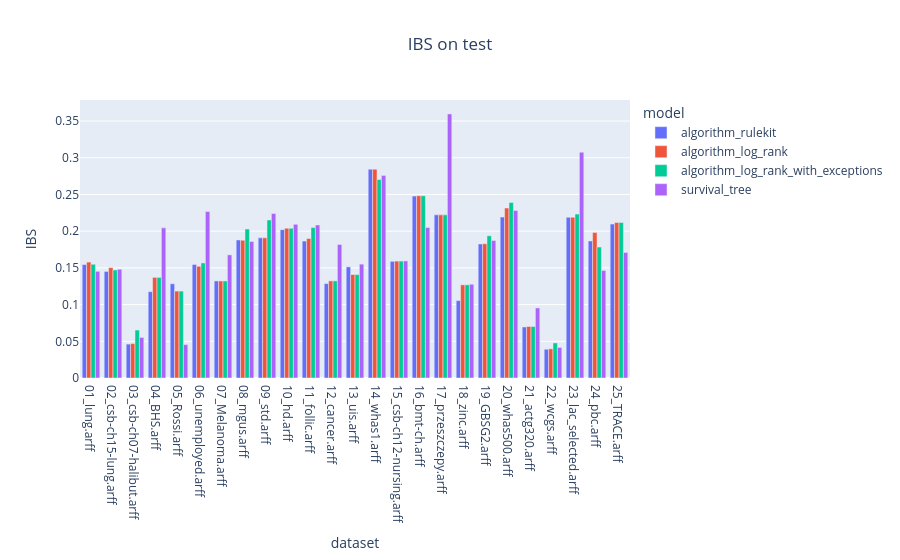

The code cell stored with this chart in its notebook:
### Markdown cell above
#### IBS on test

### Code cell
plot_box(results_df, "ibs_test", title='IBS on test', y_axis="IBS")

### Figure 1 — Plotly figure (JSON) as saved in the notebook; plotly's stock layout.template omitted (floating-point values rounded to 4 significant figures)
{"data": [{"alignmentgroup": "True", "hovertemplate": "model=algorithm_rulekit<br>dataset=%{x}<br>ibs_test=%{y}<extra></extra>", "legendgroup": "algorithm_rulekit", "marker": {"color": "#636efa", "pattern": {"shape": ""}}, "name": "algorithm_rulekit", "offsetgroup": "algorithm_rulekit", "orientation": "v", "showlegend": true, "textposition": "outside", "type": "bar", "x": ["01_lung.arff", "02_csb-ch15-lung.arff", "03_csb-ch07-halibut.arff", "04_BHS.arff", "05_Rossi.arff", "06_unemployed.arff", "07_Melanoma.arff", "08_mgus.arff", "09_std.arff", "10_hd.arff", "11_follic.arff", "12_cancer.arff", "13_uis.arff", "14_whas1.arff", "15_csb-ch12-nursing.arff", "16_bmt-ch.arff", "17_przeszczepy.arff", "18_zinc.arff", "19_GBSG2.arff", "20_whas500.arff", "21_actg320.arff", "22_wcgs.arff", "23_lac_selected.arff", "24_pbc.arff", "25_TRACE.arff"], "xaxis": "x", "y": [0.1546, 0.1452, 0.04616, 0.1176, 0.1284, 0.1546, 0.1322, 0.188, 0.1909, 0.202, 0.1865, 0.1286, 0.1514, 0.2845, 0.1589, 0.2478, 0.2222, 0.1054, 0.1826, 0.2192, 0.0695, 0.03913, 0.2189, 0.1867, 0.2096], "yaxis": "y"}, {"alignmentgroup": "True", "hovertemplate": "model=algorithm_log_rank<br>dataset=%{x}<br>ibs_test=%{y}<extra></extra>", "legendgroup": "algorithm_log_rank", "marker": {"color": "#EF553B", "pattern": {"shape": ""}}, "name": "algorithm_log_rank", "offsetgroup": "algorithm_log_rank", "orientation": "v", "showlegend": true, "textposition": "outside", "type": "bar", "x": ["01_lung.arff", "02_csb-ch15-lung.arff", "03_csb-ch07-halibut.arff", "04_BHS.arff", "05_Rossi.arff", "06_unemployed.arff", "07_Melanoma.arff", "08_mgus.arff", "09_std.arff", "10_hd.arff", "11_follic.arff", "12_cancer.arff", "13_uis.arff", "14_whas1.arff", "15_csb-ch12-nursing.arff", "16_bmt-ch.arff", "17_przeszczepy.arff", "18_zinc.arff", "19_GBSG2.arff", "20_whas500.arff", "21_actg320.arff", "22_wcgs.arff", "23_lac_selected.arff", "24_pbc.arff", "25_TRACE.arff"], "xaxis": "x", "y": [0.1579, 0.1503, 0.04684, 0.137, 0.1184, 0.1522, 0.1322, 0.1877, 0.1909, 0.204, 0.19, 0.1323, 0.1409, 0.2845, 0.1593, 0.2483, 0.2222, 0.1269, 0.1829, 0.2315, 0.07015, 0.03975, 0.2189, 0.1982, 0.2118], "yaxis": "y"}, {"alignmentgroup": "True", "hovertemplate": "model=algorithm_log_rank_with_exceptions<br>dataset=%{x}<br>ibs_test=%{y}<extra></extra>", "legendgroup": "algorithm_log_rank_with_exceptions", "marker": {"color": "#00cc96", "pattern": {"shape": ""}}, "name": "algorithm_log_rank_with_exceptions", "offsetgroup": "algorithm_log_rank_with_exceptions", "orientation": "v", "showlegend": true, "textposition": "outside", "type": "bar", "x": ["01_lung.arff", "02_csb-ch15-lung.arff", "03_csb-ch07-halibut.arff", "04_BHS.arff", "05_Rossi.arff", "06_unemployed.arff", "07_Melanoma.arff", "08_mgus.arff", "09_std.arff", "10_hd.arff", "11_follic.arff", "12_cancer.arff", "13_uis.arff", "14_whas1.arff", "15_csb-ch12-nursing.arff", "16_bmt-ch.arff", "17_przeszczepy.arff", "18_zinc.arff", "19_GBSG2.arff", "20_whas500.arff", "21_actg320.arff", "22_wcgs.arff", "23_lac_selected.arff", "24_pbc.arff", "25_TRACE.arff"], "xaxis": "x", "y": [0.155, 0.1472, 0.06531, 0.137, 0.1184, 0.1567, 0.1322, 0.2029, 0.2153, 0.204, 0.205, 0.1323, 0.1409, 0.2704, 0.1593, 0.2483, 0.2222, 0.1269, 0.1937, 0.2391, 0.07015, 0.04775, 0.2232, 0.1784, 0.2118], "yaxis": "y"}, {"alignmentgroup": "True", "hovertemplate": "model=survival_tree<br>dataset=%{x}<br>ibs_test=%{y}<extra></extra>", "legendgroup": "survival_tree", "marker": {"color": "#ab63fa", "pattern": {"shape": ""}}, "name": "survival_tree", "offsetgroup": "survival_tree", "orientation": "v", "showlegend": true, "textposition": "outside", "type": "bar", "x": ["01_lung.arff", "02_csb-ch15-lung.arff", "03_csb-ch07-halibut.arff", "04_BHS.arff", "05_Rossi.arff", "06_unemployed.arff", "07_Melanoma.arff", "08_mgus.arff", "09_std.arff", "10_hd.arff", "11_follic.arff", "12_cancer.arff", "13_uis.arff", "14_whas1.arff", "15_csb-ch12-nursing.arff", "16_bmt-ch.arff", "17_przeszczepy.arff", "18_zinc.arff", "19_GBSG2.arff", "20_whas500.arff", "21_actg320.arff", "22_wcgs.arff", "23_lac_selected.arff", "24_pbc.arff", "25_TRACE.arff"], "xaxis": "x", "y": [0.1453, 0.1482, 0.0553, 0.2046, 0.04552, 0.2268, 0.1678, 0.1861, 0.224, 0.2093, 0.2085, 0.182, 0.1551, 0.2757, 0.1595, 0.2051, 0.3598, 0.1277, 0.1873, 0.2281, 0.09546, 0.04167, 0.3077, 0.1465, 0.171], "yaxis": "y"}], "layout": {"barmode": "group", "legend": {"title": {"text": "model"}, "tracegroupgap": 0}, "title": {"text": "IBS on test", "x": 0.5, "xanchor": "center"}, "xaxis": {"anchor": "y", "domain": [0, 1], "title": {"text": "dataset"}}, "yaxis": {"anchor": "x", "domain": [0, 1], "title": {"text": "IBS"}}}}
